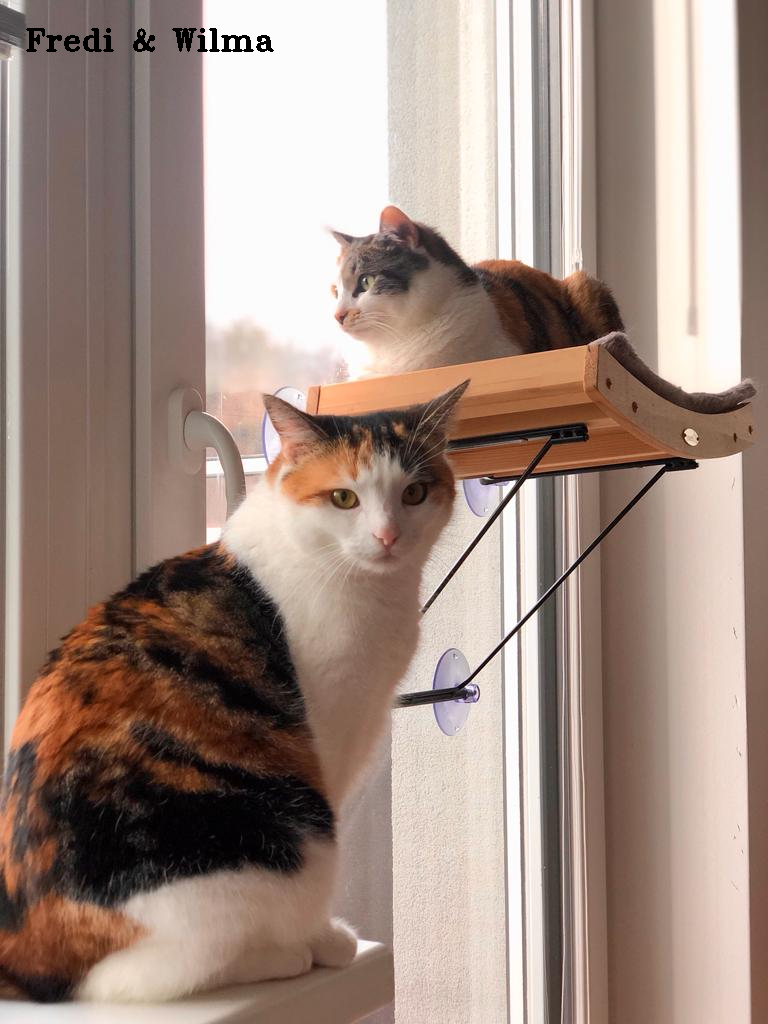
#> input picture Photos/Fredi & Wilma.png, 768 x 1024 px, found by its file name
$ python histogram.py
#> lines starting #> are read from the running program, lines starting #| are printed output that depends on the picture; after the words box and inside, x2 and y2 are one past the last pixel; in counts of white or black regions, pixels touching at a corner belong together
import cv2 as cv
import matplotlib.pyplot as plt
import numpy as np

img = cv.imread('Photos\Fredi & Wilma.png')
#> img is the input picture: shape (1024, 768, 3); mean B, G, R 130.9, 141.1, 161.3
# cv.imshow('cats', img)

# converting the gray scale image
# gray = cv.cvtColor(img, cv.COLOR_BGR2GRAY)
# cv.imshow('gray', gray)

# Creating the mask
blank = np.zeros(img.shape[:2], dtype='uint8')
circle = cv.circle(blank, (img.shape[1]//2, img.shape[0]//2), 100, 255, -1) #use gray image shape for gray image mask
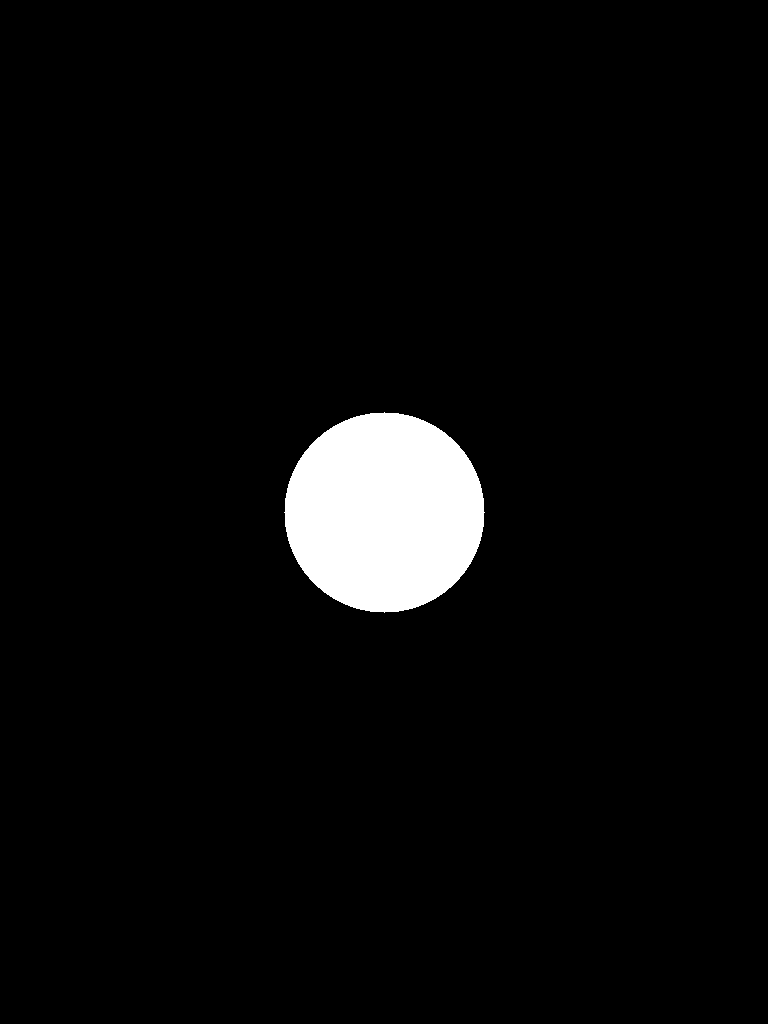
#> blank: shape (1024, 768); 4% white; 1 white region, box (x1, y1, x2, y2) and area: (284, 412, 485, 613) 31417


mask = cv.bitwise_and(img, img, mask=circle)
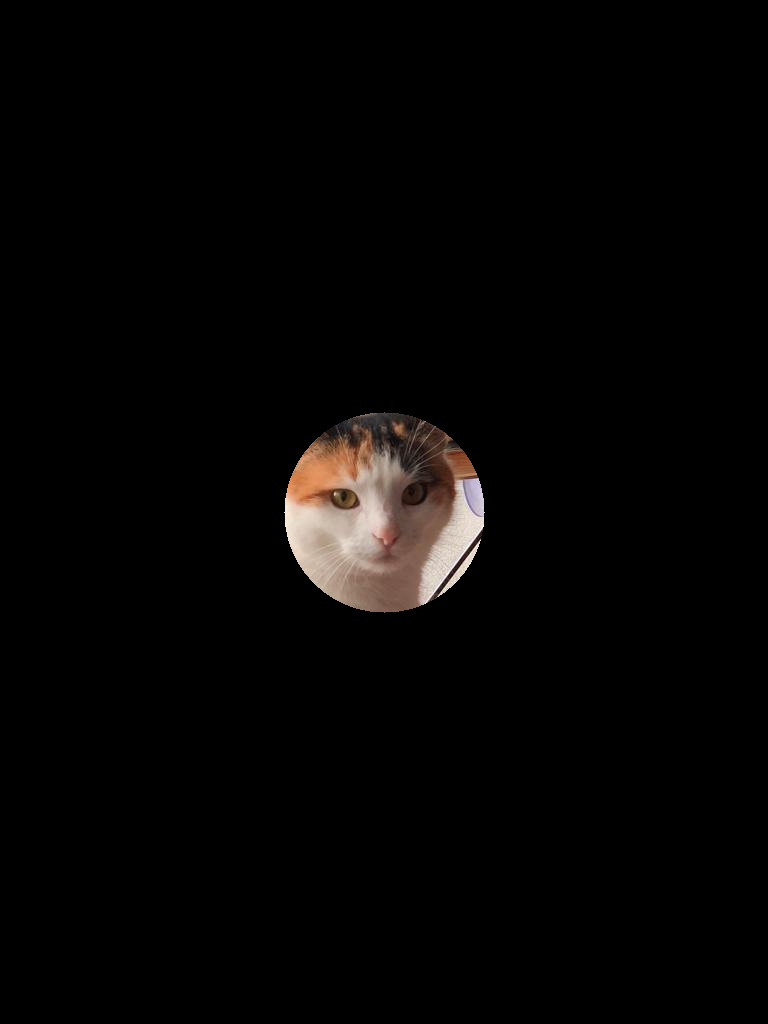
#> mask: shape (1024, 768, 3); mean B, G, R 4.3, 4.9, 6
cv.imshow('mask', mask)

# [12 lines of commented-out code are left out]
plt.figure()
plt.title("Color Histogram")
plt.xlabel('Bins')
plt.ylabel('Number of pixels')
colors = ('b', 'g', 'r')
for i, col in enumerate(colors):
    hist = cv.calcHist([img], [i], circle, [256], [0, 256]) #passing circle as mask as we need gray scale for masking
    plt.plot(hist, color=col)
    plt.xlim([0,256])

plt.show()
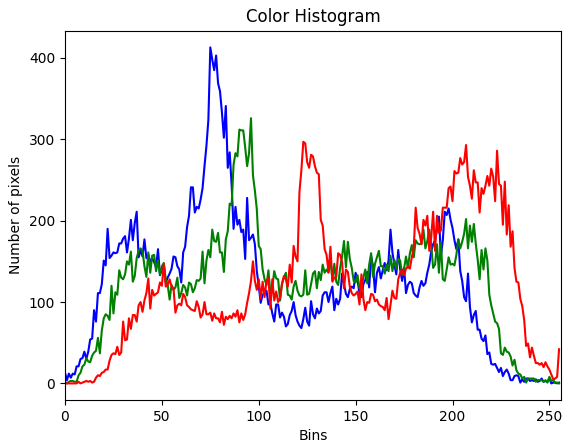
#> figure drawn by matplotlib, 1 panel; curve peaks at x = 75, y = 413; curve peaks at x = 96, y = 326; curve peaks at x = 123, y = 297
cv.waitKey(0)
cv.destroyAllWindows()

$ run again, with Photos/girl.png copied over Photos/Fredi & Wilma.png
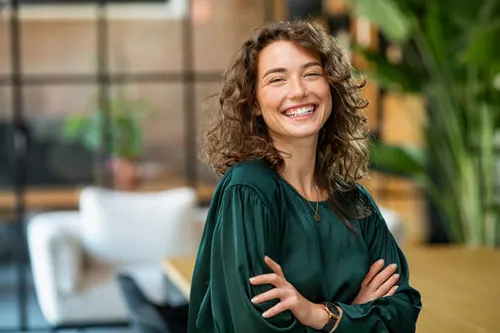
#> input picture Photos/girl.png, 500 x 333 px, found by its file name
#> img is the input picture: shape (333, 500, 3); mean B, G, R 85.2, 108.1, 111
#> `circle = cv.circle(blank, (img.shape[1]//2, img.shape[0]//2), 100, 255..`:
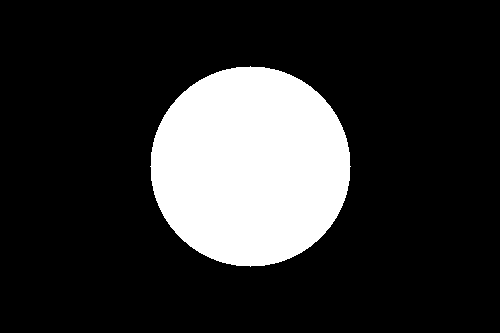
#> blank: shape (333, 500); 18.9% white; 1 white region, box (x1, y1, x2, y2) and area: (150, 66, 351, 267) 31417
#> `plt.show()`:
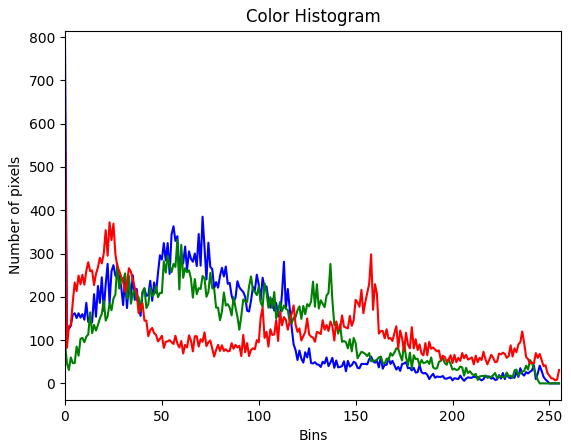
#> figure drawn by matplotlib, 1 panel; curve peaks at x = 0, y = 776; curve peaks at x = 58, y = 332; curve peaks at x = 0, y = 623

$ run again, with Photos/girls_potrait.png copied over Photos/Fredi & Wilma.png
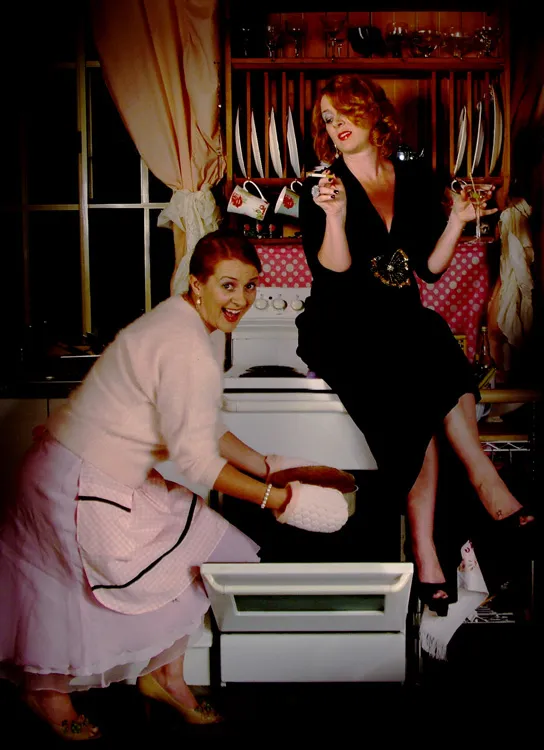
#> input picture Photos/girls_potrait.png, 544 x 750 px, found by its file name
#> img is the input picture: shape (750, 544, 3); mean B, G, R 44.7, 49.9, 69.9
#> `circle = cv.circle(blank, (img.shape[1]//2, img.shape[0]//2), 100, 255..`:
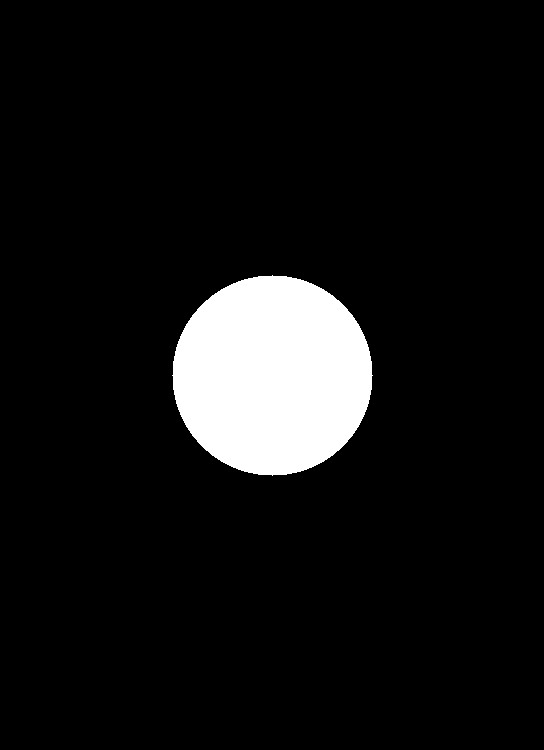
#> blank: shape (750, 544); 7.7% white; 1 white region, box (x1, y1, x2, y2) and area: (172, 275, 373, 476) 31417
#> `plt.show()`:
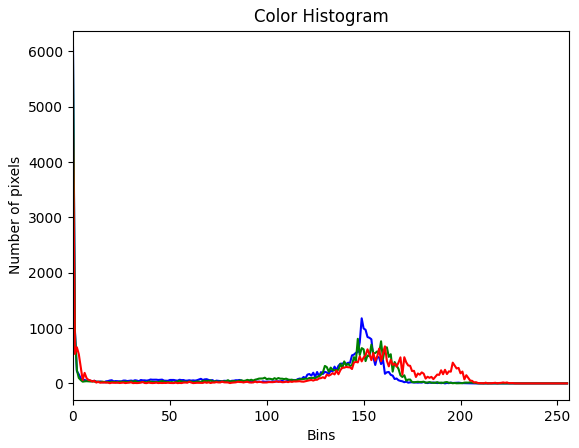
#> figure drawn by matplotlib, 1 panel; curve peaks at x = 0, y = 6072; curve peaks at x = 0, y = 5911; curve peaks at x = 0, y = 4507
